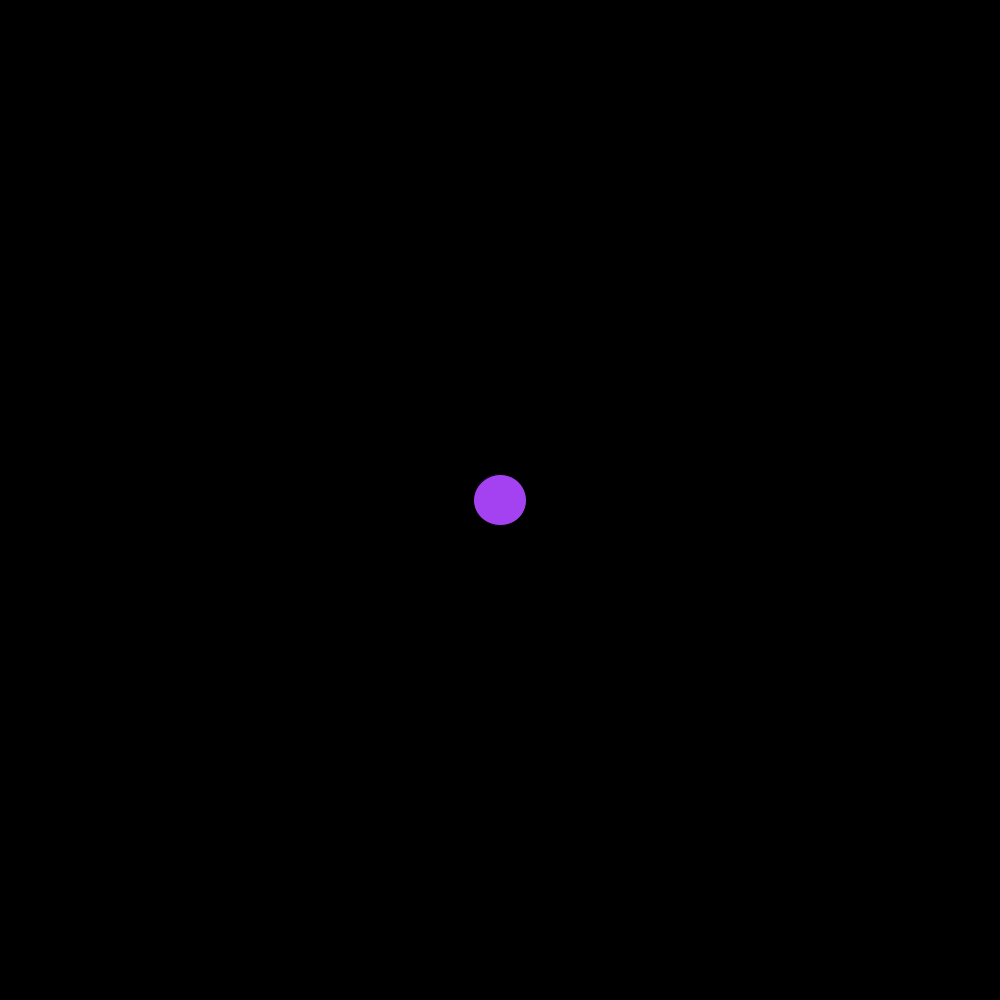
Frame 1 (no input)
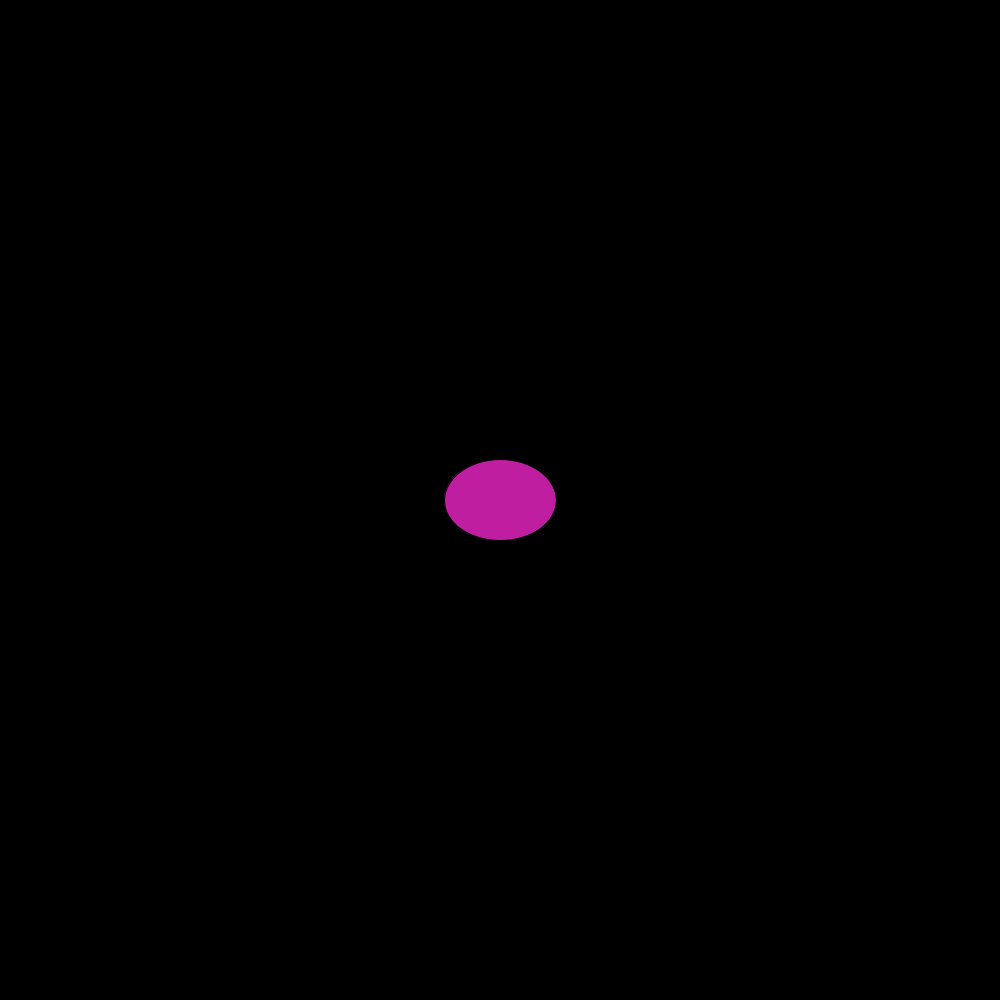
Frame 60 (the mouse pressed at the canvas centre just before this capture)
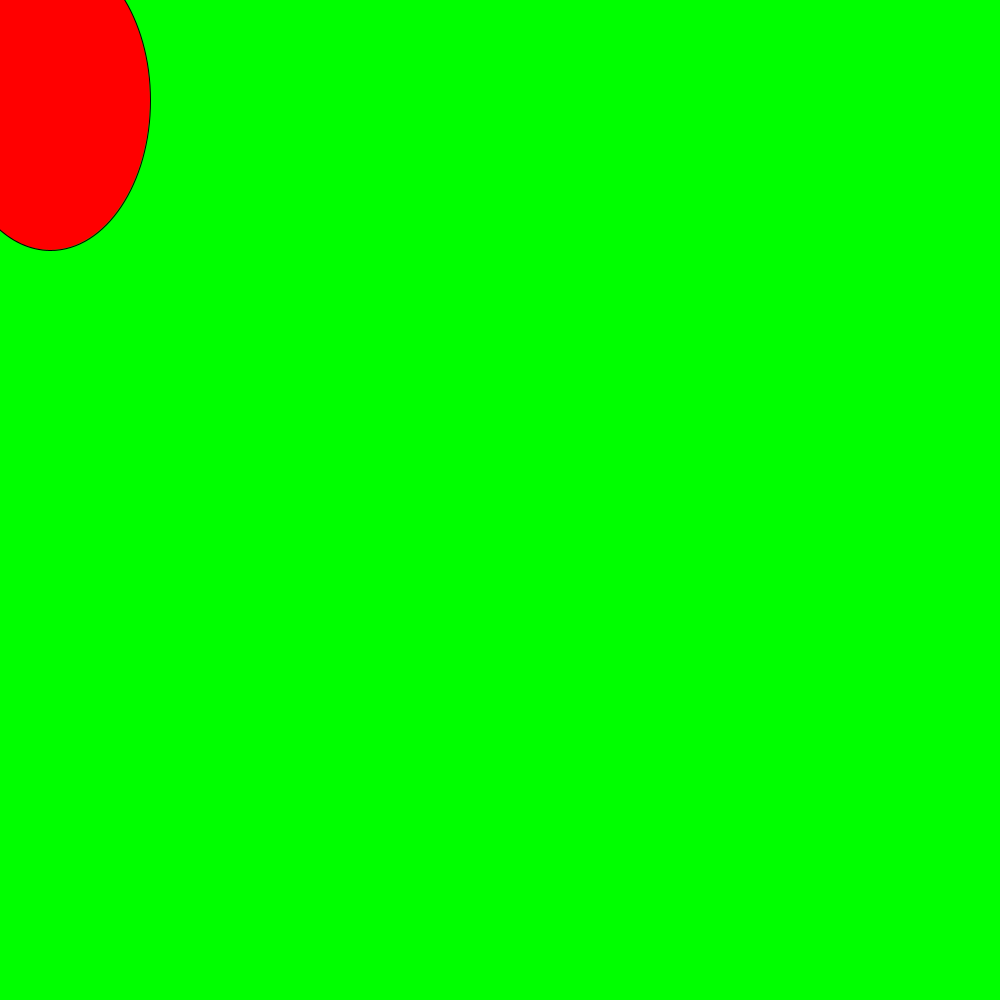
Frame 120 (the mouse held since frame 60 and released just before this capture)

The Processing sketch that drew these frames (run headless with seeded random() and noise(); from frame 60 on, the mouse is pressed at the canvas centre):

// Processing sketch: SS2_InterestingPatterns
// ── SS2_InterestingPatterns.pde
//James Lee
//Interesting Patterns
//Be prepared for the blinding lights

int elX=3;
float elY=1.5;
float r;
float g;
float b;

void setup(){
  size (1000,1000);
}

void mousePressed() {
  background(255);
  stroke(0);
  fill(255,0,0);
  rectMode(CENTER);
  rect(mouseX,mouseY,10,10);
}

void draw() {
  if (mouseX>=500) {
    background(0,255,0);
    ellipse(50, 100, 200, 300);
  } else if (mousePressed==true) {
    mousePressed();
  } else {
    background(0);
    r=random(255);
    g=random(255);
    b=random(255);
    fill(r, g, b);
    ellipse(500,500,50+elX,50+elY);
    elX+=1;
    elY+=0.5;
  }
}
